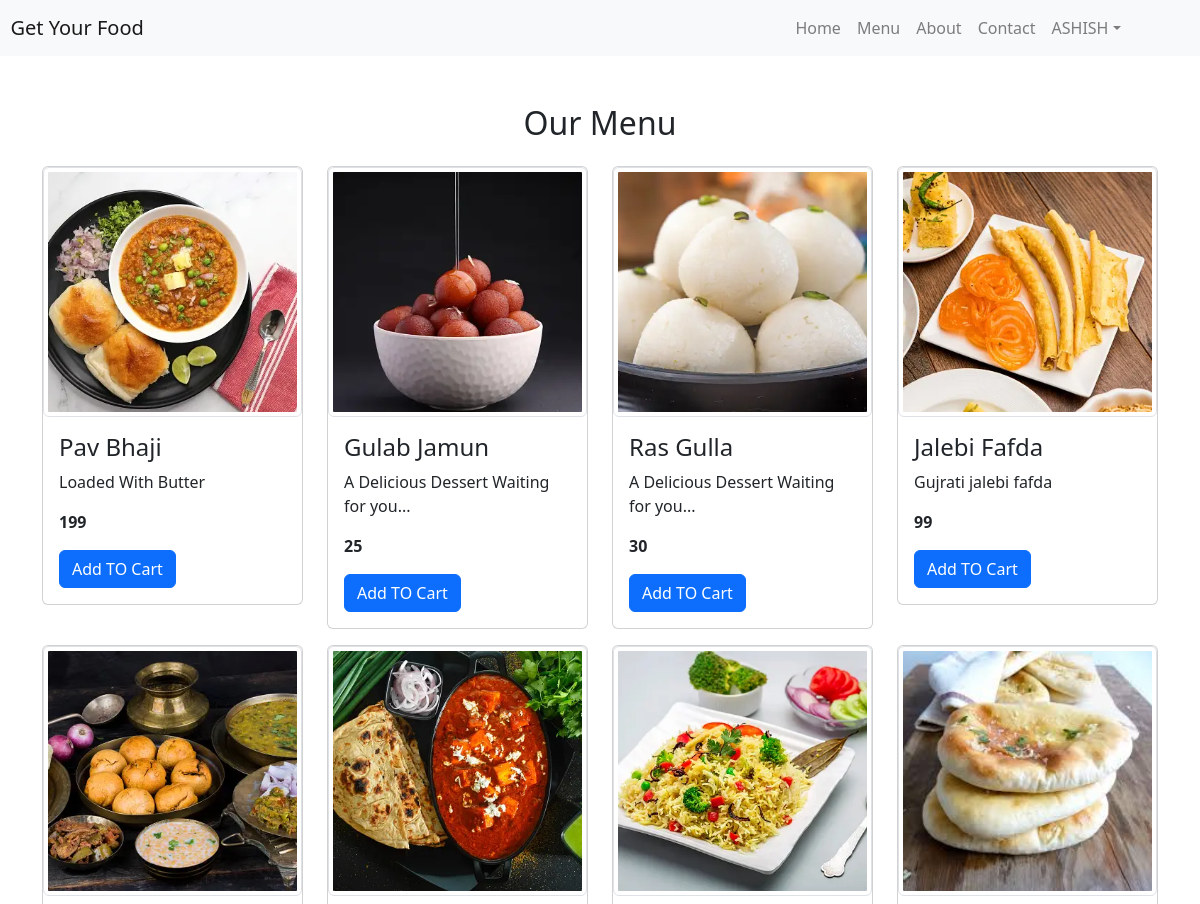
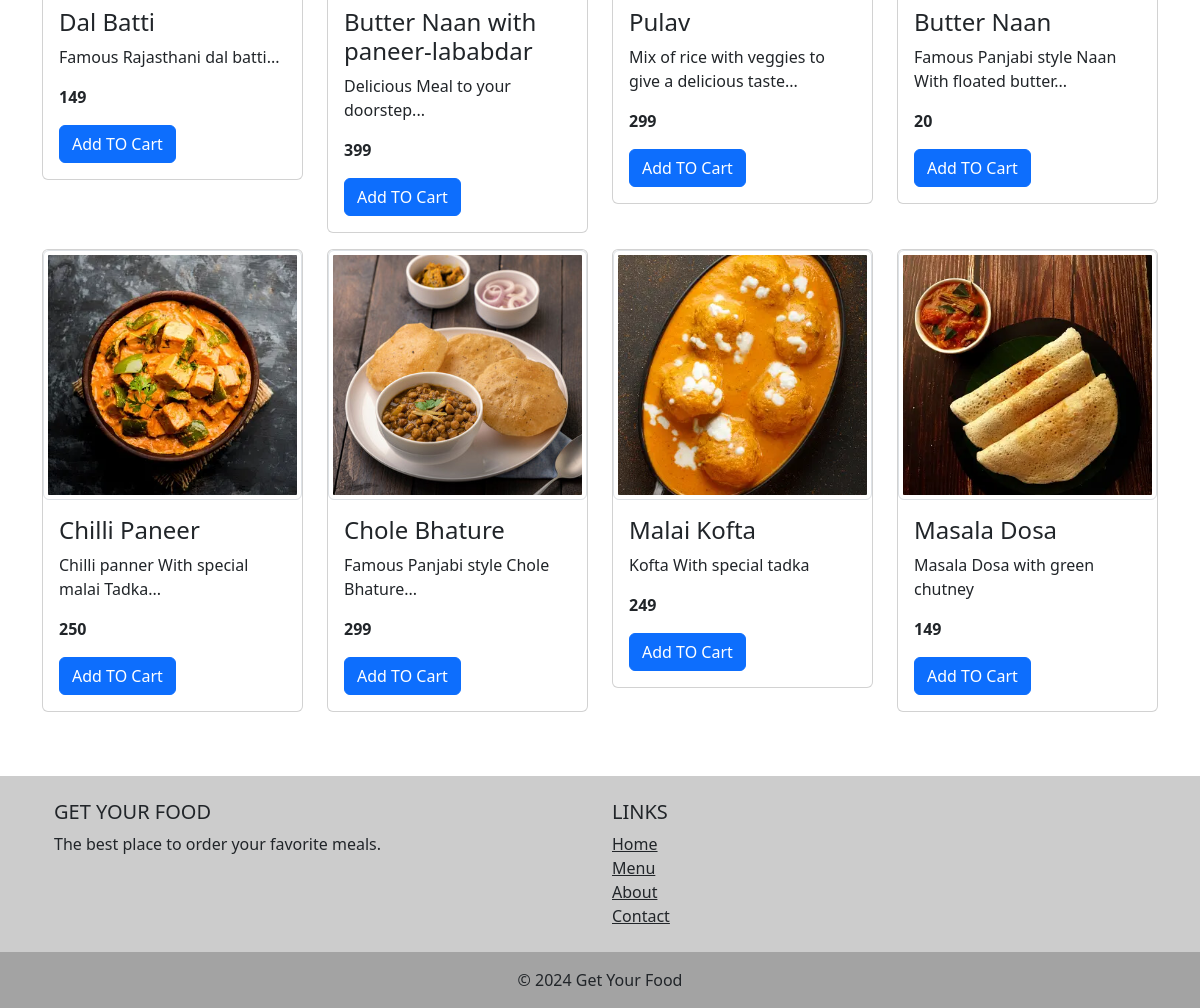
Page /menu/ (signed in) on the committed database (2 pictures, top to bottom).
### myapp/models.py (models this page shows, shortened)
class CustomUser(AbstractUser):
    phone_number = models.CharField(max_length=10)
    address = models.CharField(max_length=100)
    image = models.ImageField(upload_to='user_image/', null=True)
    groups = models.ManyToManyField(
        Group,
        related_name='customuser_set',
        blank=True,
        help_text=('The groups this user belongs to. A user will get all permissions granted to each of their groups.'),
        related_query_name='customuser',
    )
    user_permissions = models.ManyToManyField(
        Permission,
        related_name='customuser_set',
        blank=True,
        help_text=('Specific permissions for this user.'),
        related_query_name='customuser',
    )

class Product(models.Model):
    name = models.CharField(max_length=100)
    price = models.IntegerField(default=0)
    description = models.CharField(max_length=100)
    image = models.ImageField(upload_to='images/')
    category = models.ForeignKey(Category, on_delete=models.CASCADE)
    class Meta:
        ordering = ['category']

### myapp/views.py (the view, shortened to what this page needs)
# urls.py: path('menu/', views.Menu.as_view(), name='menu'),
class Menu(View):
    def get(self, requset):
        products = Product.objects.all()
        return render(requset, 'menu.html', {'products': products})

### myapp/templates/menu.html (shortened to what this page needs)
{% extends 'base.html' %}
{% block content %}
<div class="container my-5">
    <h2 class="text-center mb-4">Our Menu</h2>
    <div class='row'>
    {% for product in products %}
        <div class="col-md-3 mb-3">
            <div class="card">
                <img class="img-thumbnail fixed-size-img" src="{{product.image.url}}" class="card-img-top" alt="...">
                <div class="card-body">
                    <h4 class="card-title">{{product.name}}</h4>
                    <p class="card-text">{{product.description}}</p>
                    <p class="card-text"><strong>{{product.price}}</strong></p>
                    <form method='post'>
                        <button type='submit' class="btn btn-primary">Add TO Cart</button>
                    </form>
                </div>
            </div>
        </div>
    {% endfor %}
    </div>
</div>
{% endblock %}

### myapp/templates/base.html (shortened to what this page needs)
{% load static %}
<!DOCTYPE html>
<html lang="en">
<head>
    <link href="https://stackpath.bootstrapcdn.com/bootstrap/4.5.2/css/bootstrap.min.css" rel="stylesheet">
    <link href="https://cdnjs.cloudflare.com/ajax/libs/font-awesome/5.15.4/css/all.min.css" rel="stylesheet">
    <link href="https://cdn.jsdelivr.net/npm/bootstrap@5.3.0/dist/css/bootstrap.min.css" rel="stylesheet">
    <link href="{% static '/style.css' %}" rel="stylesheet">
</head>
<body>
    <nav class="navbar navbar-expand-lg navbar-light bg-light">
        <a class="navbar-brand" href="#">&nbsp;&nbsp;Get Your Food</a>
        <div class="collapse navbar-collapse" id="navbarNav">
            <ul class="navbar-nav ml-auto">
                <li class="nav-item">
                    <a class="nav-link" href="{% url 'home' %}">Home</a>
                </li>
                <li class="nav-item">
                    <a class="nav-link" href="{% url 'menu' %}">Menu</a>
                </li>
                <li class="nav-item">
                    <a class="nav-link" href="{% url 'about' %}">About</a>
                </li>
                <li class="nav-item">
                    <a class="nav-link" href="{% url 'contact' %}">Contact</a>
                </li>
                <li class="nav-item">
                    {% if request.user.is_authenticated %}
                            <li class="nav-item dropdown">
                                <a class="nav-link dropdown-toggle" data-bs-toggle="dropdown" href="#" role="button" aria-expanded="false">{{user| upper}}</a>
                            </li>
                    {% else %}
                        <a class="nav-link" href="{% url 'login' %}">Login</a>
                    {% endif %}
                </li>
                <li class="nav-item">
                </li>
            </ul>
        </div>
    </nav>
    {% block content %}
    {% endblock %}
    <footer class="text-center text-lg-start" style="background-color: rgba(0, 0, 0, 0.2);">
        <div class="container p-4">
            <div class="row">
                <div class="col-lg-6 col-md-12 mb-4 mb-md-0">
                    <h5 class="text-uppercase">Get Your Food</h5>
                    <p>
                        The best place to order your favorite meals.
                    </p>
                </div>
                <div class="col-lg-6 col-md-12 mb-4 mb-md-0">
                    <h5 class="text-uppercase">Links</h5>
                    <ul class="list-unstyled mb-0">
                        <li>
                            <a href="{% url 'home' %}" class="text-dark">Home</a>
                        </li>
                        <li>
                            <a href="{% url 'menu' %}" class="text-dark">Menu</a>
                        </li>
                        <li>
                            <a href="{% url 'about' %}" class="text-dark">About</a>
                        </li>
                        <li>
                            <a href="{% url 'contact' %}" class="text-dark">Contact</a>
                        </li>
                    </ul>
                </div>
            </div>
        </div>
        <div class="text-center p-3" style="background-color: rgba(0, 0, 0, 0.2);">
            © 2024 Get Your Food
        </div>
    </footer>
</body>
</html>

### myapp/static/style.css (style rules this page uses)
.fixed-size-img { width: 100%; height: 250px; object-fit: cover; }

### rows in the picture
CustomUser: username "ASHISH"
Product: image (picture), name "Pav Bhaji", description "Loaded With Butter", price "199"
Product: image (picture), name "Gulab Jamun", description "A Delicious Dessert Waiting for you...", price "25"
Product: image (picture), name "Ras Gulla", description "A Delicious Dessert Waiting for you...", price "30"
Product: image (picture), name "Jalebi Fafda", description "Gujrati jalebi fafda", price "99"
Product: image (picture), name "Dal Batti", description "Famous Rajasthani dal batti...", price "149"
Product: image (picture), name "Butter Naan with paneer-lababdar", description "Delicious Meal to your doorstep...", price "399"
Product: image (picture), name "Pulav", description "Mix of rice with veggies to give a delicious taste...", price "299"
Product: image (picture), name "Butter Naan", description "Famous Panjabi style Naan With floated butter...", price "20"
Product: image (picture), name "Chilli Paneer", description "Chilli panner With special malai Tadka...", price "250"
Product: image (picture), name "Chole Bhature", description "Famous Panjabi style Chole Bhature...", price "299"
Product: image (picture), name "Malai Kofta", description "Kofta With special tadka", price "249"
Product: image (picture), name "Masala Dosa", description "Masala Dosa with green chutney", price "149"
